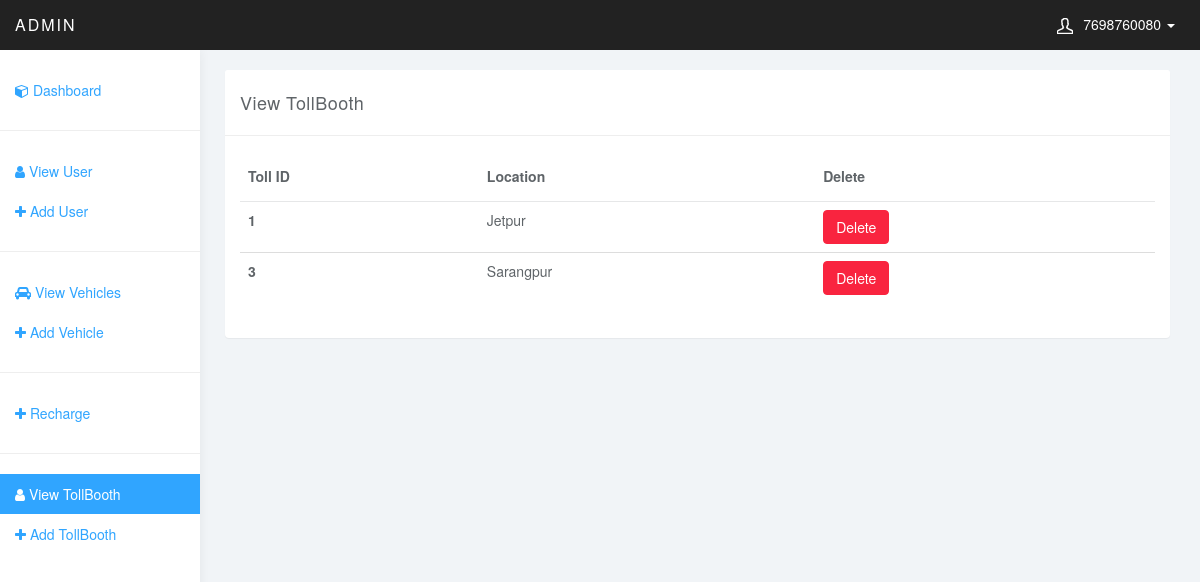
The page /admin/view-toll.php (signed in) on the database its author committed.
### tables this page shows
CREATE TABLE `tollbooth` (
  `tid` int(11) NOT NULL,
  `location` varchar(100) NOT NULL
);

### admin/view-toll.php (the view, shortened to what this page needs)
<!DOCTYPE html>
<html xmlns="http://www.w3.org/1999/html">
<head>
    <?php include "design.php"; ?>
</head>
<body>
<?php include "sidebar.php"; ?>
<div class="container-fluid">
    <div class="col-sm-9 col-sm-offset-3 col-lg-10 col-lg-offset-2 main">
        <div class="row">
            <div class="col-lg-12">
                <br>
            </div>
        </div>
        <div class="row">
            <div class="col-lg-12">
                <div class="panel panel-default">
                    <div class="panel-heading">View TollBooth</div>
                    <div class="panel-body">
                        <div class="row">
                            <div class="col-sm-12">
                                <table class="table">
                                    <thead class="thead-inverse">
                                    <tr>
                                        <th>Toll ID</th>
                                        <th>Location</th>
                                        <th>Delete</th>
                                    </tr>
                                    </thead>
                                    <tbody>
                                    <?php
                                    include "../connect.php";
                                    $res = mysqli_query($link,"select * from tollbooth")or die(mysqli_errno($link));
                                    while ($row = mysqli_fetch_array($res))
                                    {
                                        $id=$row['tid'];
                                        $fname=$row['location'];
                                        ?>
                                        <tr>
                                            <th scope="row"><?php echo $id; ?></th>
                                            <td><?php echo $fname;?></td>
                                            <td><a href="<?php echo 'delete-toll.php?id='.$id; ?>" class="btn btn-danger">Delete</a></td>
                                        </tr>
                                    <?php } ?>
                                    </tbody>
                                </table>
                            </div>
                        </div>
                    </div>
                </div>
            </div>
        </div>
    </div>
</div>
</body>
</html>

### admin/css/styles.css (style rules this page uses)
body { background: #f1f4f7; padding-top: 50px; color: #5f6468; }
a, a:hover, a:focus { color: #30a5ff; }
.btn-danger, .btn-danger:hover, .btn-danger:focus, .btn-danger:active, .btn-danger.active, .open > .dropdown-toggle.btn-danger, .btn-danger.disabled, .btn-danger[disabled], fieldset[disabled] .btn-danger, .btn-danger.disabled:hover, .btn-danger[disabled]:hover, fieldset[disabled] .btn-danger:hover, .btn-danger.disabled:focus, .btn-danger[disabled]:focus, fieldset[disabled] .btn-danger:focus, .btn-danger.disabled:active, .btn-danger[disabled]:active, fieldset[disabled] .btn-danger:active, .btn-danger.disabled.active, .btn-danger[disabled].active, fieldset[disabled] .btn-danger.active { background-color: #f9243f; border-color: #f9243f; }
.panel { border: 0; }
.panel-heading { font-size: 18px; font-weight: 300; letter-spacing: 0.025em; height: 66px; line-height: 45px; }
.panel-default .panel-heading { background: #fff; border-bottom: 1px solid #eee; color: #5f6468; }
.table { background: #fff; }
.table>thead>tr>th { border-bottom: 1px solid #e6e7e8; vertical-align: middle; height: 50px; }

### rows shown on the page
tollbooth: tid "1", location "Jetpur"
tollbooth: tid "3", location "Sarangpur"

### other values the page prints
$_SESSION['username'] "7698760080"
